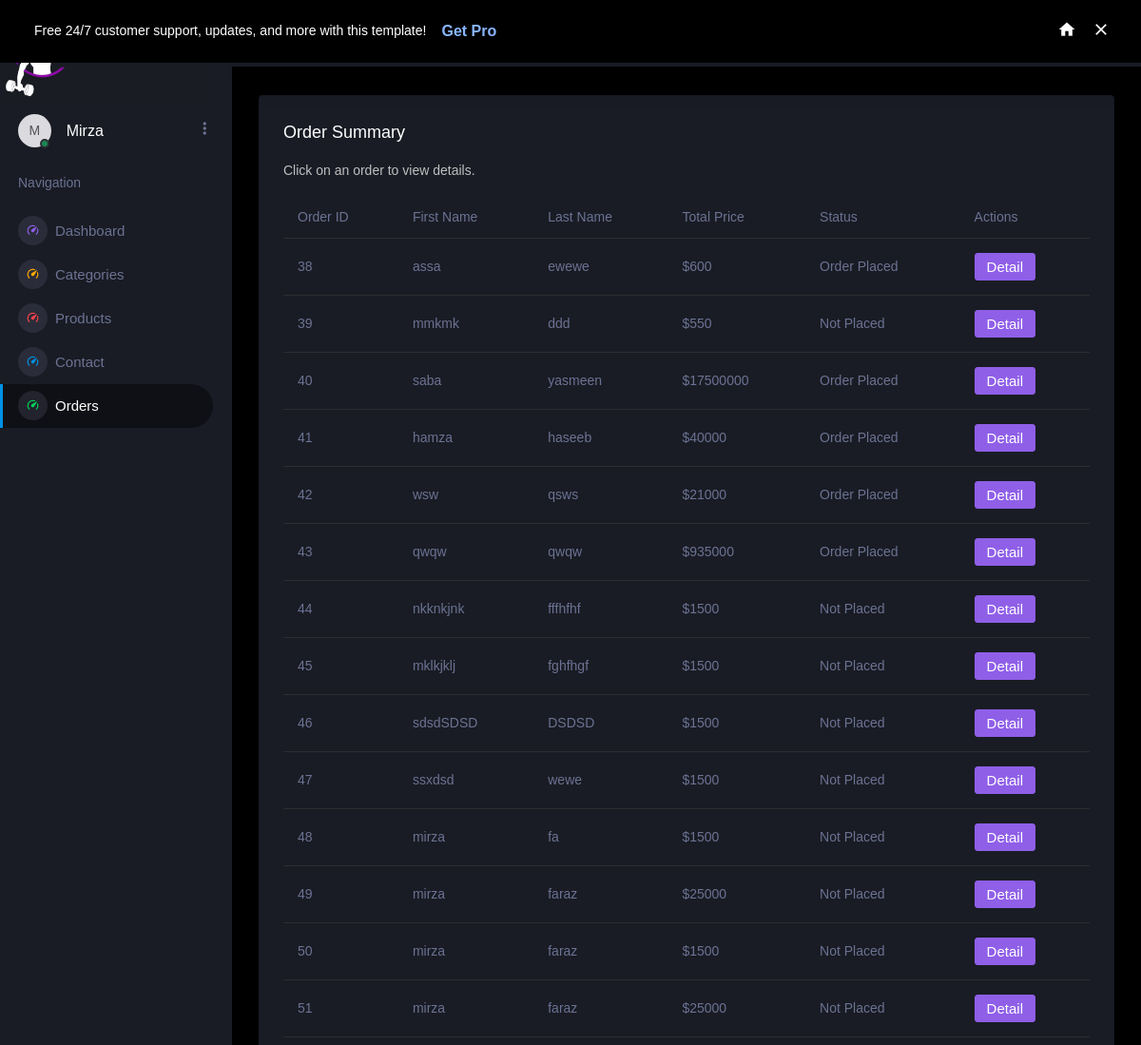
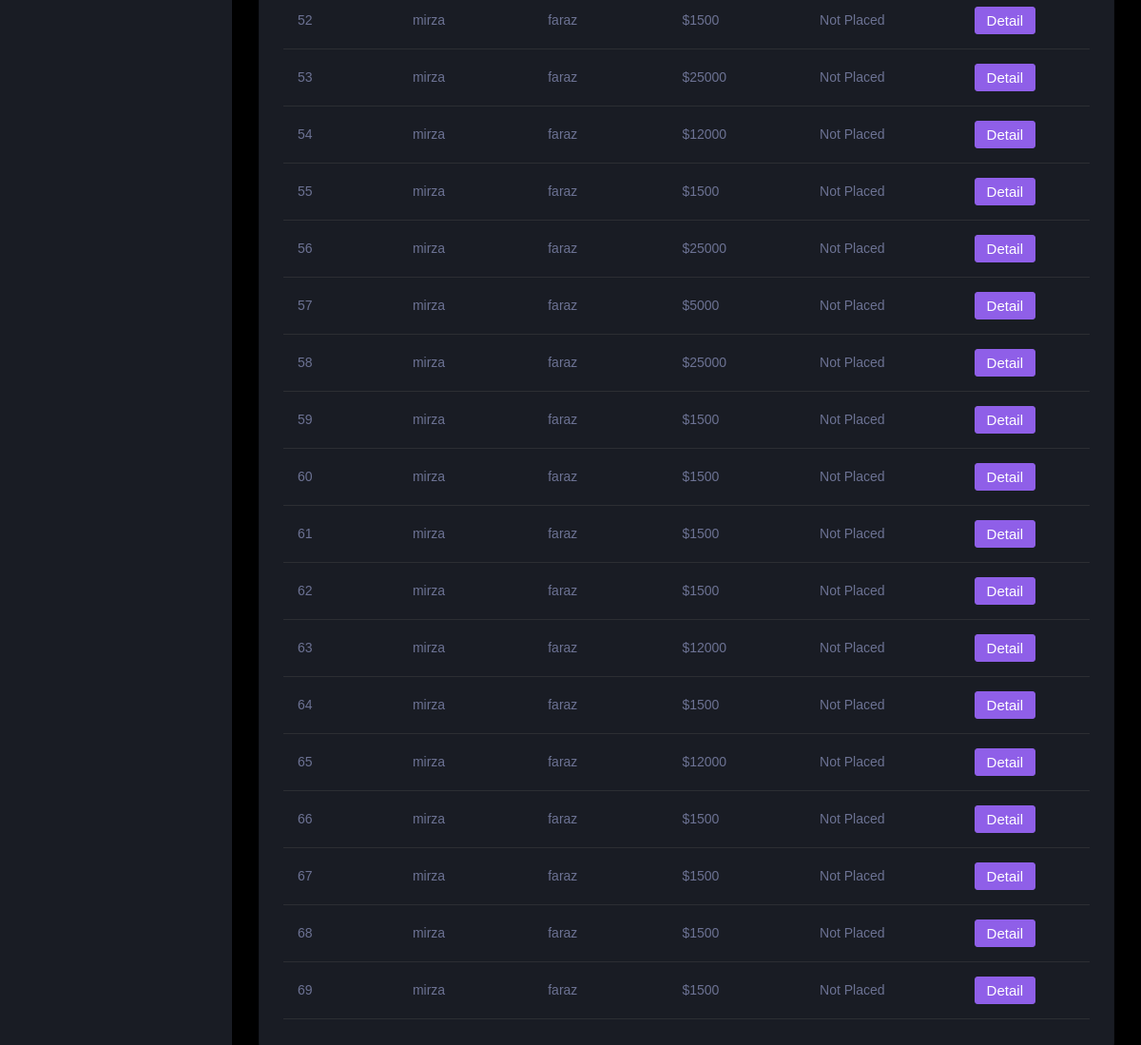
/Admin/template/pages/orders/orders.php (signed in), run on the app's committed database (2 pictures, top to bottom).
### tables this page shows
CREATE TABLE `order` (
  `id` int(255) NOT NULL,
  `fname` varchar(255) NOT NULL,
  `lname` varchar(255) NOT NULL,
  `number` varchar(255) NOT NULL,
  `method` varchar(255) NOT NULL,
  `street` varchar(1000) NOT NULL,
  `state` varchar(255) NOT NULL,
  `city` varchar(255) NOT NULL,
  `pin_code` varchar(255) NOT NULL,
  `remarks` varchar(255) NOT NULL,
  `total_product` varchar(255) NOT NULL,
  `total_price` varchar(255) NOT NULL,
  `user_id` int(11) NOT NULL,
  `status` int(11) NOT NULL DEFAULT 1
);

### Admin/template/pages/orders/orders.php (the view)
<?php
include '../_Layout/_navbar.php';
$sql = "SELECT id, fname, lname, total_price, status FROM `order`";
$result = mysqli_query($conn, $sql);
?>
<div class="main-panel">
    <div class="content-wrapper">
        <div class="row">
            <div class="col-lg-12 grid-margin stretch-card">
                <div class="card">
                    <div class="card-body">
                        <h4 class="card-title">Order Summary</h4>
                        <p class="card-description">Click on an order to view details.</p>
                        <div class="table-responsive">
                            <table class="table">
                                <thead>
                                    <tr>
                                        <th>Order ID</th>
                                        <th>First Name</th>
                                        <th>Last Name</th>
                                        <th>Total Price</th>
                                        <th>Status</th>
                                        <th>Actions</th>
                                    </tr>
                                </thead>
                                <tbody>
                                    <?php
                                    while ($row = mysqli_fetch_assoc($result)) {
                                        echo '<tr>';
                                        echo '<td>' . $row['id'] . '</td>';
                                        echo '<td>' . $row['fname'] . '</td>';
                                        echo '<td>' . $row['lname'] . '</td>';
                                        echo '<td>$' . $row['total_price'] . '</td>';
                                    if ($row['status'] == 2) {
                                        echo '<td>Order Placed</td>';
                                    } else {
                                        echo '<td>Not Placed</td>';
                                    }
                                        echo '<td><a href="order_details.php?id=' . $row['id'] . '" class="btn btn-info">Detail</a></td>';
                                        echo '</tr>';
                                    }
                                    ?>
                                </tbody>
                            </table>
                        </div>
                    </div>
                </div>
            </div>
        </div>
    </div>
</div>
<?php include '../_Layout/_footer.php'; ?>

### data on the page
order: id "38", fname "assa", lname "ewewe", total_price "600", status "Order Placed"
order: id "39", fname "mmkmk", lname "ddd", total_price "550", status "Not Placed"
order: id "40", fname "saba", lname "yasmeen", total_price "17500000", status "Order Placed"
order: id "41", fname "hamza", lname "haseeb", total_price "40000", status "Order Placed"
order: id "42", fname "wsw", lname "qsws", total_price "21000", status "Order Placed"
order: id "43", fname "qwqw", lname "qwqw", total_price "935000", status "Order Placed"
order: id "44", fname "nkknkjnk", lname "fffhfhf", total_price "1500", status "Not Placed"
order: id "45", fname "mklkjklj", lname "fghfhgf", total_price "1500", status "Not Placed"
order: id "46", fname "sdsdSDSD", lname "DSDSD", total_price "1500", status "Not Placed"
order: id "47", fname "ssxdsd", lname "wewe", total_price "1500", status "Not Placed"
order: id "48", fname "mirza", lname "fa", total_price "1500", status "Not Placed"
order: id "49", fname "mirza", lname "faraz", total_price "25000", status "Not Placed"
order: id "50", fname "mirza", lname "faraz", total_price "1500", status "Not Placed"
order: id "51", fname "mirza", lname "faraz", total_price "25000", status "Not Placed"
order: id "52", fname "mirza", lname "faraz", total_price "1500", status "Not Placed"
order: id "53", fname "mirza", lname "faraz", total_price "25000", status "Not Placed"
order: id "54", fname "mirza", lname "faraz", total_price "12000", status "Not Placed"
order: id "55", fname "mirza", lname "faraz", total_price "1500", status "Not Placed"
order: id "56", fname "mirza", lname "faraz", total_price "25000", status "Not Placed"
order: id "57", fname "mirza", lname "faraz", total_price "5000", status "Not Placed"
order: id "58", fname "mirza", lname "faraz", total_price "25000", status "Not Placed"
order: id "59", fname "mirza", lname "faraz", total_price "1500", status "Not Placed"
order: id "60", fname "mirza", lname "faraz", total_price "1500", status "Not Placed"
order: id "61", fname "mirza", lname "faraz", total_price "1500", status "Not Placed"
order: id "62", fname "mirza", lname "faraz", total_price "1500", status "Not Placed"
order: id "63", fname "mirza", lname "faraz", total_price "12000", status "Not Placed"
order: id "64", fname "mirza", lname "faraz", total_price "1500", status "Not Placed"
order: id "65", fname "mirza", lname "faraz", total_price "12000", status "Not Placed"
order: id "66", fname "mirza", lname "faraz", total_price "1500", status "Not Placed"
order: id "67", fname "mirza", lname "faraz", total_price "1500", status "Not Placed"
order: id "68", fname "mirza", lname "faraz", total_price "1500", status "Not Placed"
order: id "69", fname "mirza", lname "faraz", total_price "1500", status "Not Placed"

### other printed values
$shortName "M"
$_SESSION["username"] "Mirza"
